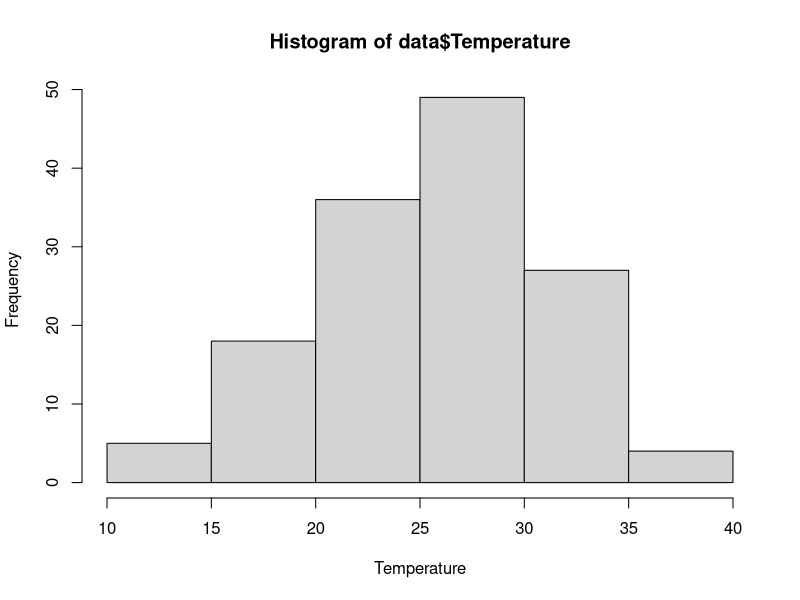

Write R code to recreate this figure.
## ---- chunk 1
install.packages("MASS")
## ---- chunk 2
setwd("C:/Book/Chapter4/Examples")
data <-read.csv(file="Ex3.7.csv",head=TRUE,sep=",")

library(MASS)
fit <- fitdistr(data$Temperature, "normal")
class(fit)
para<-fit$estimate
para
hist(data$Temperature,xlab="Temperature")

shapiro.test(data$Temperature)
